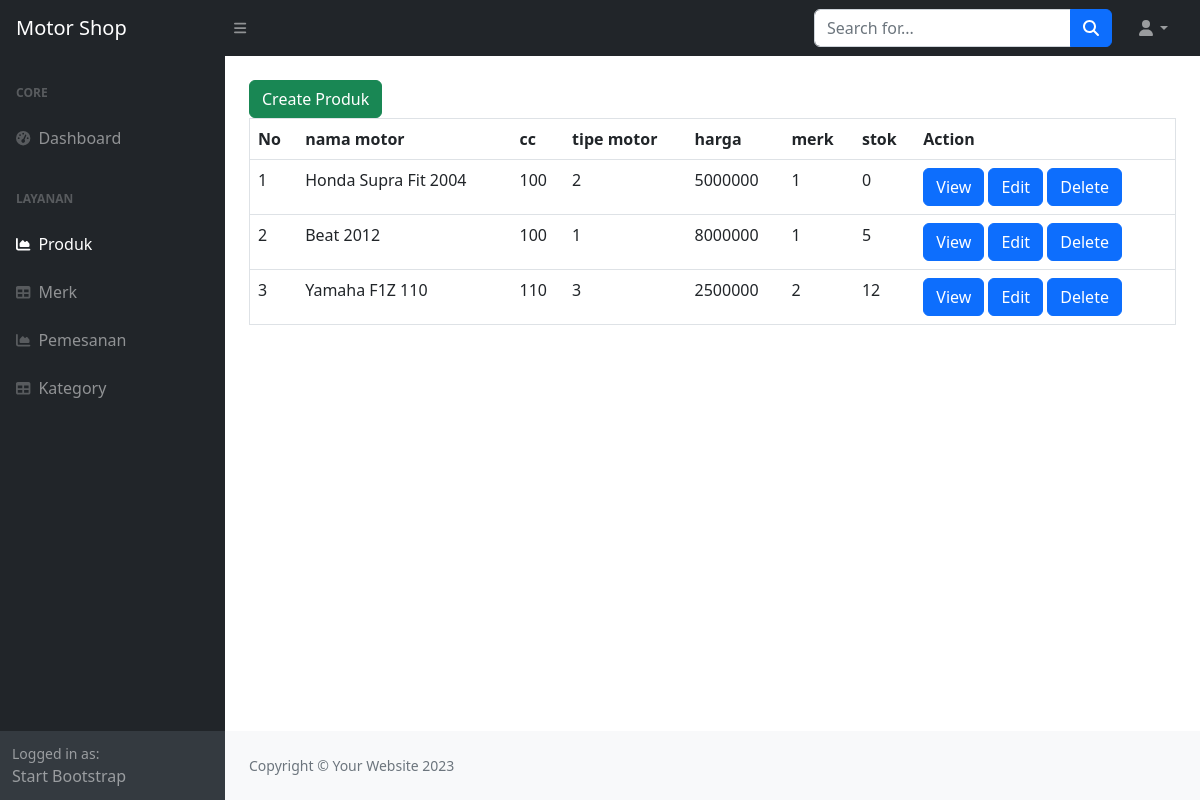
Screenshot of /backend/index.php with the database file from the repository.
### tables this page shows
CREATE TABLE `motor` (
  `id` int(11) NOT NULL,
  `nama_motor` varchar(191) NOT NULL,
  `cc` int(11) NOT NULL,
  `tipe_motor_id` int(45) NOT NULL,
  `harga` int(45) NOT NULL,
  `merk_id` int(45) NOT NULL,
  `stok` int(11) NOT NULL
);

### backend/index.php (the view, shortened to what this page needs)
<?php
require_once "../database/dbkoneksi.php"
?>
<?php
$sql = "SELECT * FROM motor";
$rs = $dbh->query($sql);
?>
<!DOCTYPE html>
<html lang="en">
<head>
    <link href="https://cdn.jsdelivr.net/npm/simple-datatables@7.1.2/dist/style.min.css" rel="stylesheet" />
    <link href="css/styles.css" rel="stylesheet" />
</head>
<body class="sb-nav-fixed">
    <nav class="sb-topnav navbar navbar-expand navbar-dark bg-dark">
        <a class="navbar-brand ps-3" href="#">Motor Shop</a>
        <button class="btn btn-link btn-sm order-1 order-lg-0 me-4 me-lg-0" id="sidebarToggle" href="#!"><i
                class="fas fa-bars"></i></button>
        <form class="d-none d-md-inline-block form-inline ms-auto me-0 me-md-3 my-2 my-md-0">
            <div class="input-group">
                <input class="form-control" type="text" placeholder="Search for..." aria-label="Search for..."
                    aria-describedby="btnNavbarSearch" />
                <button class="btn btn-primary" id="btnNavbarSearch" type="button"><i
                        class="fas fa-search"></i></button>
            </div>
        </form>
        <ul class="navbar-nav ms-auto ms-md-0 me-3 me-lg-4">
            <li class="nav-item dropdown">
                <a class="nav-link dropdown-toggle" id="navbarDropdown" href="#" role="button" data-bs-toggle="dropdown"
                    aria-expanded="false"><i class="fas fa-user fa-fw"></i></a>
            </li>
        </ul>
    </nav>
    <div id="layoutSidenav">
        <div id="layoutSidenav_nav">
            <nav class="sb-sidenav accordion sb-sidenav-dark" id="sidenavAccordion">
                <div class="sb-sidenav-menu">
                    <div class="nav">
                        <div class="sb-sidenav-menu-heading">Core</div>
                        <a class="nav-link" href="#">
                            <div class="sb-nav-link-icon"><i class="fas fa-tachometer-alt"></i></div>
                            Dashboard
                        </a>
                        <div class="sb-sidenav-menu-heading">Layanan</div>
                        <a class="nav-link active" href="index.php">
                            <div class="sb-nav-link-icon"><i class="fas fa-chart-area"></i></div>
                            Produk
                        </a>
                        <a class="nav-link" href="merk.php">
                            <div class="sb-nav-link-icon"><i class="fas fa-table"></i></div>
                            Merk
                        </a>
                        <a class="nav-link" href="pemesanan.php">
                            <div class="sb-nav-link-icon"><i class="fas fa-chart-area"></i></div>
                            Pemesanan
                        </a>
                        <a class="nav-link" href="kategori.php">
                            <div class="sb-nav-link-icon"><i class="fas fa-table"></i></div>
                            Kategory
                        </a>
                    </div>
                </div>
                <div class="sb-sidenav-footer">
                    <div class="small">Logged in as:</div>
                    Start Bootstrap
                </div>
            </nav>
        </div>
        <div id="layoutSidenav_content">
            <main>
                <div class="container-fluid px-4">
                    <br>
                    <a class="btn btn-success" href="form_produk.php" role="button">Create Produk</a>
                    <table class="table" width="100%" border="1" cellspacing="2" cellpadding="2">
                        <thead>
                            <tr>
                                <th>No</th>
                                <th>nama motor</th>
                                <th>cc</th>
                                <th>tipe motor</th>
                                <th>harga</th>
                                <th>merk</th>
                                <th>stok</th>
                                <th>Action</th>
                            </tr>
                        </thead>
                        <tbody>
                            <?php
                            $nomor  = 1;
                            foreach ($rs as $row) {
                            ?>
                            <tr>
                                <td><?= $nomor ?></td>
                                <td><?= $row['nama_motor'] ?></td>
                                <td><?= $row['cc'] ?></td>
                                <td><?= $row['tipe_motor_id'] ?></td>
                                <td><?= $row['harga'] ?></td>
                                <td><?= $row['merk_id'] ?></td>
                                <td><?= $row['stok'] ?></td>
                                <td>
                                    <a class="btn btn-primary" href="view_produk.php?id=<?= $row['id'] ?>">View</a>
                                    <a class="btn btn-primary" href="edit_produk.php?idedit=<?= $row['id'] ?>">Edit</a>
                                    <a class="btn btn-primary" href="delete_produk.php?iddel=<?= $row['id'] ?>"
                                        onclick="return confirm('Anda Yakin Hapus Data Produk')">Delete</a>
                                </td>
                            </tr>
                            <?php
                                $nomor++;
                            }
                            ?>
                        </tbody>
                    </table>
            </main>
            <footer class="py-4 bg-light mt-auto">
                <div class="container-fluid px-4">
                    <div class="d-flex align-items-center justify-content-between small">
                        <div class="text-muted">Copyright &copy; Your Website 2023</div>
                    </div>
                </div>
            </footer>
        </div>
    </div>
</body>
</html>

### rows the page displays
motor: nama_motor "Honda Supra Fit 2004", cc "100", tipe_motor "2", harga "5000000", merk "1", stok "0"
motor: nama_motor "Beat 2012", cc "100", tipe_motor "1", harga "8000000", merk "1", stok "5"
motor: nama_motor "Yamaha F1Z 110", cc "110", tipe_motor "3", harga "2500000", merk "2", stok "12"
